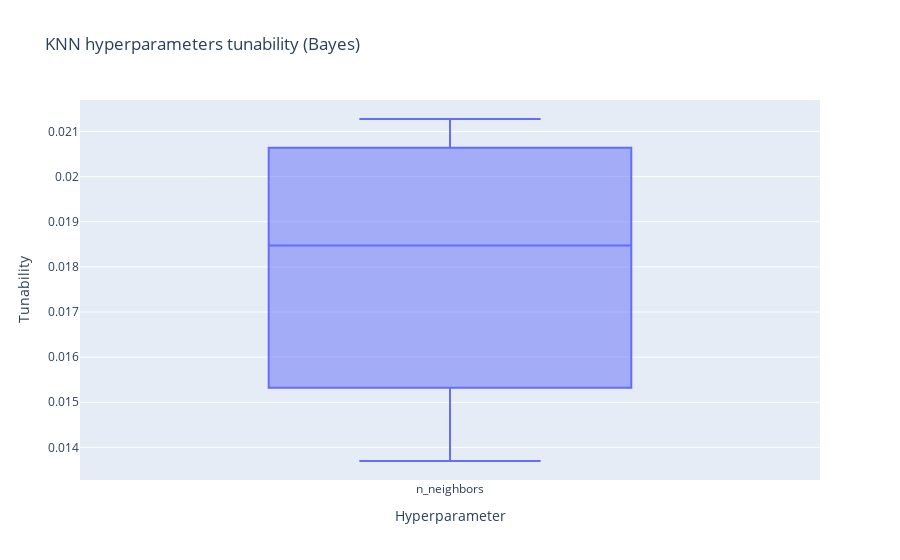

The notebook cell saved with this chart:
### Code cell
plot_boxplots_param_tunability('KNN', knn_bayes_params_tun, "Bayes")

### Figure 1 — Plotly figure (JSON) as saved in the notebook; plotly's stock layout.template omitted (floating-point values rounded to 4 significant figures)
{"data": [{"alignmentgroup": "True", "hovertemplate": "Hyperparameter=%{x}<br>Tunability=%{y}<extra></extra>", "legendgroup": "", "marker": {"color": "#636efa"}, "name": "", "notched": false, "offsetgroup": "", "orientation": "v", "showlegend": false, "type": "box", "x": ["n_neighbors", "n_neighbors", "n_neighbors", "n_neighbors"], "x0": " ", "xaxis": "x", "y": [0.02, 0.0137, 0.01695, 0.02128], "y0": " ", "yaxis": "y"}], "layout": {"boxmode": "group", "legend": {"tracegroupgap": 0}, "title": {"text": "KNN hyperparameters tunability (Bayes)"}, "xaxis": {"anchor": "y", "domain": [0, 1], "title": {"text": "Hyperparameter"}}, "yaxis": {"anchor": "x", "domain": [0, 1], "title": {"text": "Tunability"}}}}
